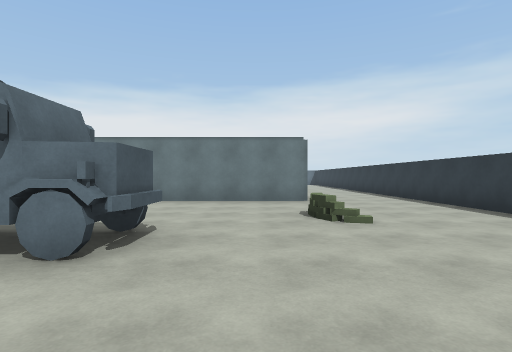
view 1 (above)

22 first-person views from a walk through a Unity game level. The camera is 1.3 m above the floor, looks level and sees 80° across. The floor is counted in squares, 2 m on a side. Each view is taken from the middle of a square. On the plan, view 1 faces up. The plan holds only what a view shows up to about 10 squares ahead; the rest is blank. The player is left out. Some animated figures are not drawn.

view 2
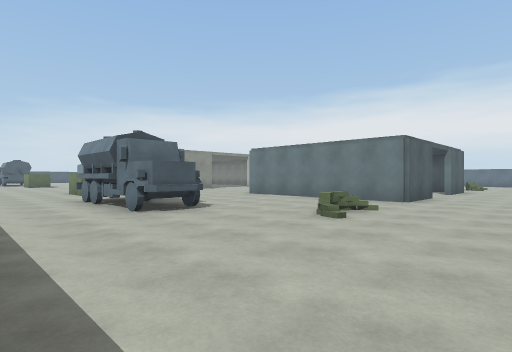

view 3
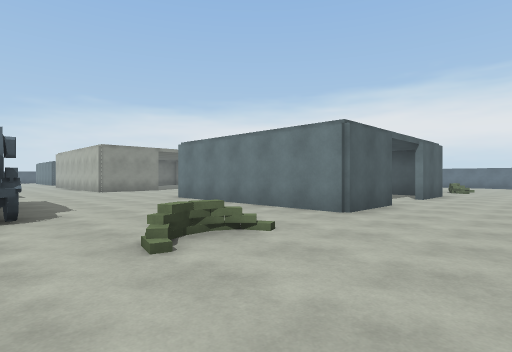

view 4
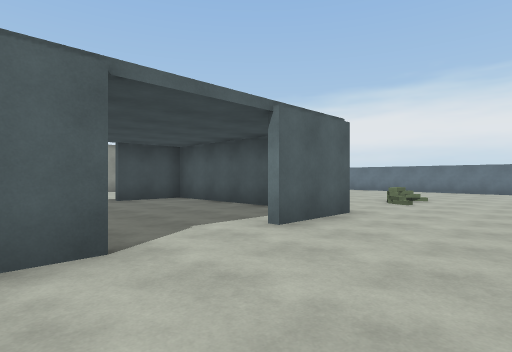

view 5
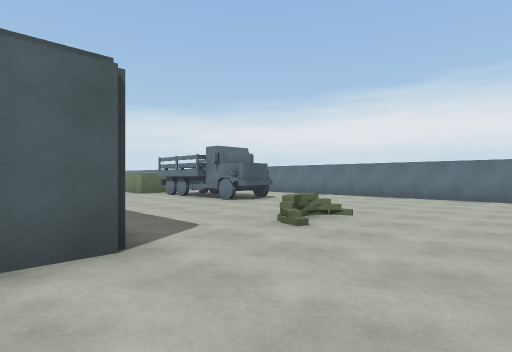

view 6
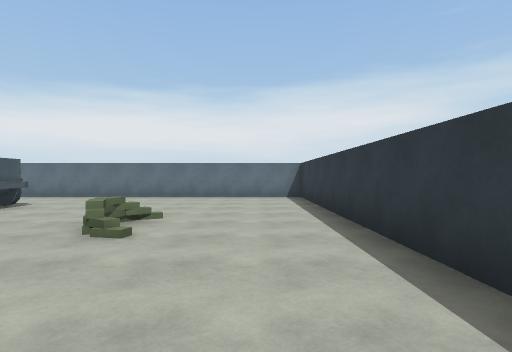

view 7
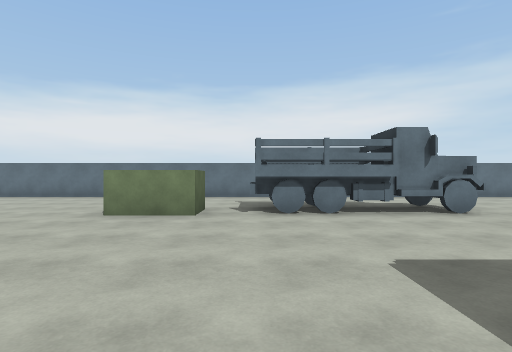

view 8
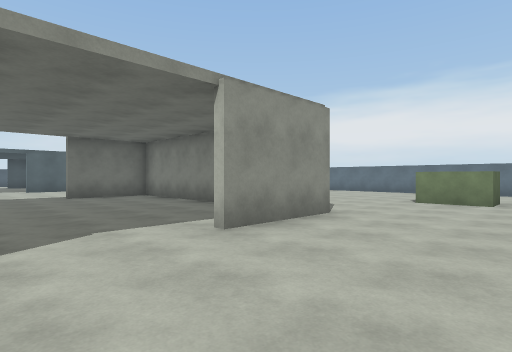

view 9
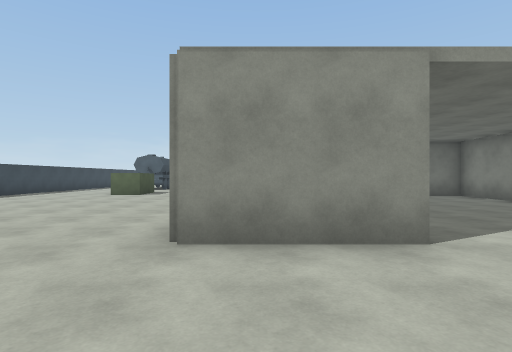

view 10
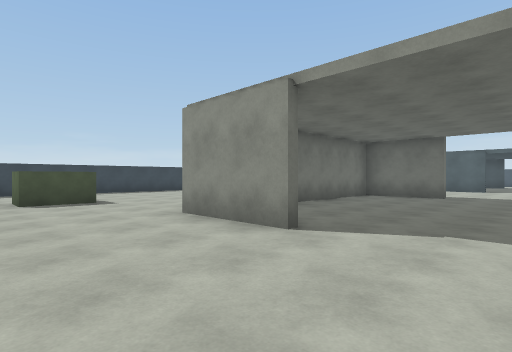

view 11
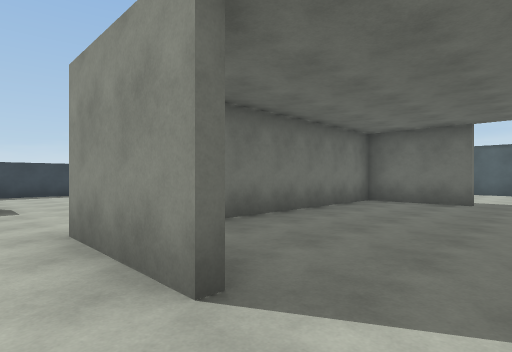

view 12
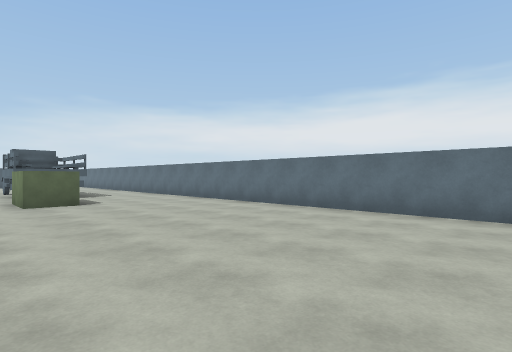

view 13
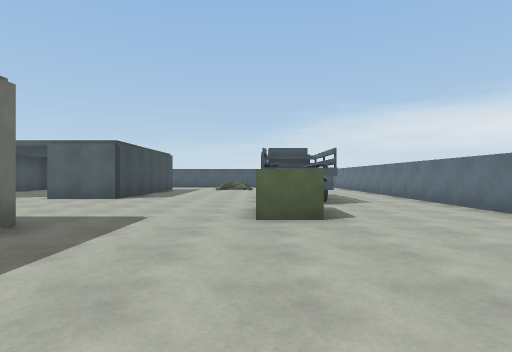

view 14
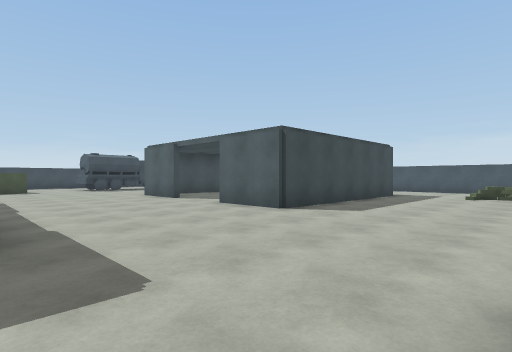

view 15
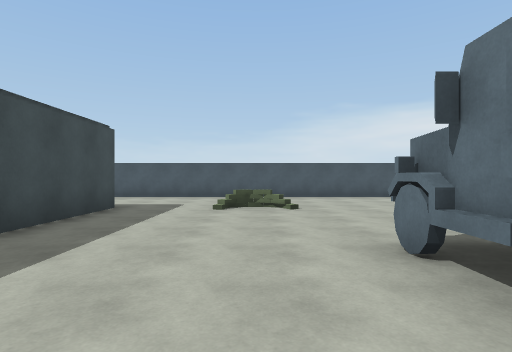

view 16
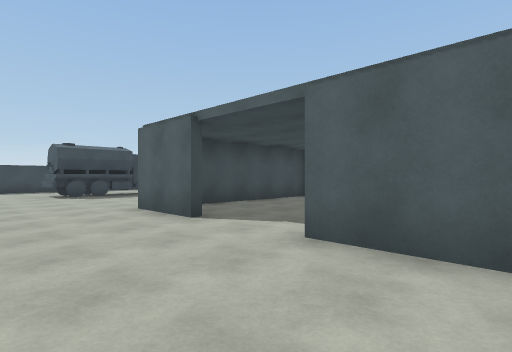

view 17
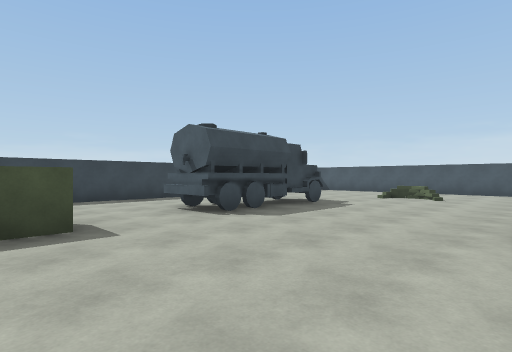

view 18
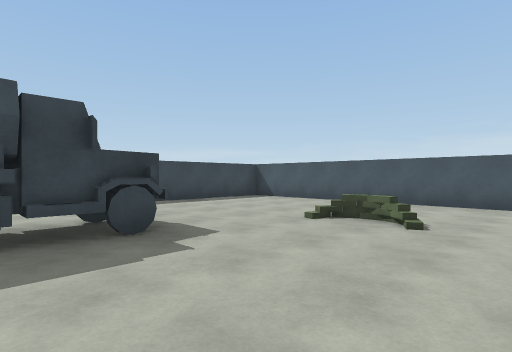

view 19
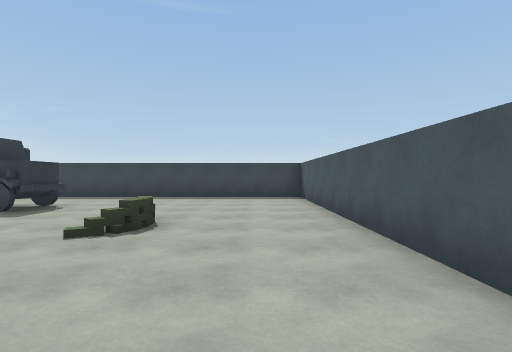

view 20
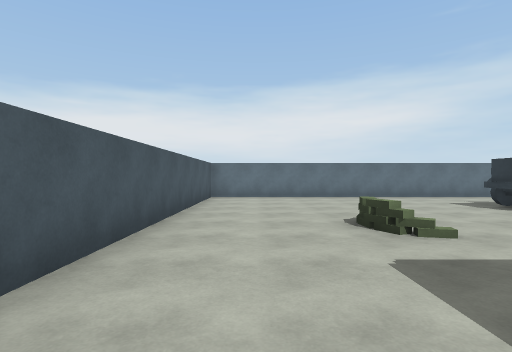

view 21
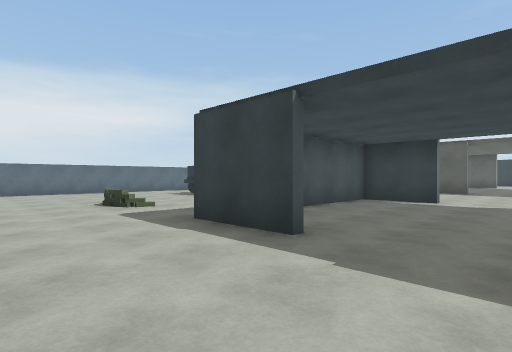

view 22
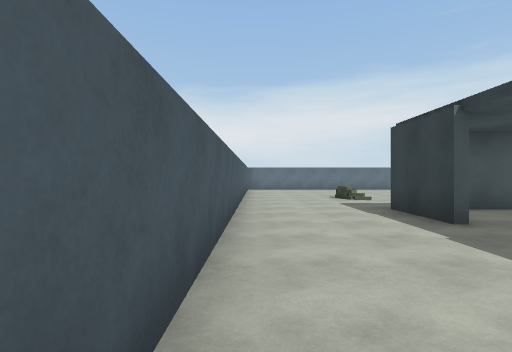

### Floor plan
Points are (right, up) in squares from view 1. A wall is a line through its corners. A room is listed if a view was taken in it or the views show most of it. See-through windows are left out.
Room 1 (views 1, 2, 3, 4, 5, 6, 7, 8, 9, 10, 11, 12, 13, 14, 15, 16, 17, 18, 19, 20, 21, 22)
walls: (-15.9, 9.8) (-15.9, 7.4) (-10.9, 7.4); (-12.1, 14.7) (-15.9, 14.7) (-15.9, 12.2); (-8.9, 9.8) (-8.9, 7.1); (-8.9, 14.8) (-8.9, 12.2); (-20.7, 10) (-20.7, 8); (-20.8, 12) (-20.8, 13.9) (-24.9, 13.9); (-8.6, 4) (-7, 4) (-7, 3.5); (-18, 4) (-17.2, 4); (-16.5, 19.1) (-16.5, 18) (-17.5, 18); (-7, 19) (-7, 18) (-8.5, 18); (-10.8, -0.4) (-7, -0.4); (-0.5, 13.9) (-4.1, 13.9) (-4.1, 12); (-26.3, 12) (-26.3, 14.1) (-20.7, 14.1) (-20.7, 12); (-6, 22.4) (-29.4, 22.4) (-29.4, -0.4) (-19, -0.4); (-26.1, 8.1) (-22.1, 8.1); (1.4, 10) (1.4, 7.9) (-4.2, 7.9); (1.4, 14.1) (1.4, 12); (4.4, 14.6) (4.4, 22.4) (-4.2, 22.4); (4.4, 5.1) (4.4, 10)
objects: other object (-26, 5); other object (-26, 17); other object (-24, 3) to (-20, 3); other object (-23, 19) to (-19, 19); other object (-6, 19) to (-2, 19); other object (-5, 3) to (-1, 3); other object (1, 5); other object (1, 17)

Where each view was taken, in squares from view 1:
view 1: 0 up, 0 right, facing up
view 2: 0 up, 4 right, facing up-left
view 3: 3 up, 4 right, facing up-left
view 4: 9 up, 4 right, facing up-left
view 5: 13 up, 4 right, facing up-left
view 6: 13 up, 3 right, facing up
view 7: 13 up, 6 left, facing up
view 8: 10 up, 6 left, facing up-left
view 9: 8 up, 6 left, facing left
view 10: 12 up, 6 left, facing down-left
view 11: 11 up, 8 left, facing down-left
view 12: 17 up, 9 left, facing up-left
view 13: 18 up, 12 left, facing left
view 14: 18 up, 16 left, facing down-left
view 15: 17 up, 20 left, facing left
view 16: 14 up, 18 left, facing down-left
view 17: 8 up, 17 left, facing down-left
view 18: 7 up, 22 left, facing down-left
view 19: 9 up, 28 left, facing down
view 20: 13 up, 28 left, facing up
view 21: 10 up, 29 left, facing up-right
view 22: 8 up, 29 left, facing up
